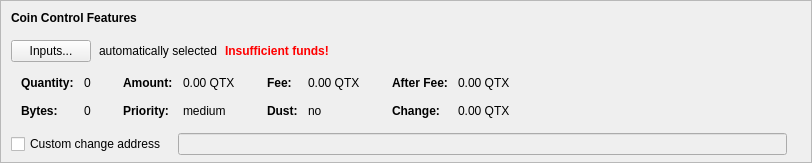
    <widget class="QFrame" name="frameCoinControl">
     <property name="sizePolicy">
      <sizepolicy hsizetype="Expanding" vsizetype="Expanding">
       <horstretch>0</horstretch>
       <verstretch>0</verstretch>
      </sizepolicy>
     </property>
     <property name="maximumSize">
      <size>
       <width>16777215</width>
       <height>16777215</height>
      </size>
     </property>
     <property name="frameShape">
      <enum>QFrame::StyledPanel</enum>
     </property>
     <property name="frameShadow">
      <enum>QFrame::Sunken</enum>
     </property>
     <layout class="QVBoxLayout" name="verticalLayoutCoinControl2">
      <property name="spacing">
       <number>0</number>
      </property>
      <property name="leftMargin">
       <number>0</number>
      </property>
      <property name="topMargin">
       <number>0</number>
      </property>
      <property name="rightMargin">
       <number>0</number>
      </property>
      <property name="bottomMargin">
       <number>6</number>
      </property>
      <item>
       <layout class="QVBoxLayout" name="verticalLayoutCoinControl" stretch="0,0,0,0,1">
        <property name="spacing">
         <number>0</number>
        </property>
        <property name="leftMargin">
         <number>10</number>
        </property>
        <property name="topMargin">
         <number>10</number>
        </property>
        <item>
         <layout class="QHBoxLayout" name="horizontalLayoutCoinControl1">
          <property name="bottomMargin">
           <number>15</number>
          </property>
          <item>
           <widget class="QLabel" name="labelCoinControlFeatures">
            <property name="sizePolicy">
             <sizepolicy hsizetype="Preferred" vsizetype="Maximum">
              <horstretch>0</horstretch>
              <verstretch>0</verstretch>
             </sizepolicy>
            </property>
            <property name="font">
             <font>
              <weight>75</weight>
              <bold>true</bold>
             </font>
            </property>
            <property name="styleSheet">
             <string notr="true">font-weight:bold;</string>
            </property>
            <property name="text">
             <string>Coin Control Features</string>
            </property>
           </widget>
          </item>
         </layout>
        </item>
        <item>
         <layout class="QHBoxLayout" name="horizontalLayoutCoinControl2" stretch="0,0,0,0">
          <property name="spacing">
           <number>8</number>
          </property>
          <property name="bottomMargin">
           <number>10</number>
          </property>
          <item>
           <widget class="QPushButton" name="pushButtonCoinControl">
            <property name="styleSheet">
             <string notr="true"/>
            </property>
            <property name="text">
             <string>Inputs...</string>
            </property>
            <property name="autoDefault">
             <bool>false</bool>
            </property>
           </widget>
          </item>
          <item>
           <widget class="QLabel" name="labelCoinControlAutomaticallySelected">
            <property name="text">
             <string>automatically selected</string>
            </property>
            <property name="margin">
             <number>5</number>
            </property>
           </widget>
          </item>
          <item>
           <widget class="QLabel" name="labelCoinControlInsuffFunds">
            <property name="font">
             <font>
              <weight>75</weight>
              <bold>true</bold>
             </font>
            </property>
            <property name="styleSheet">
             <string notr="true">color:red;font-weight:bold;</string>
            </property>
            <property name="text">
             <string>Insufficient funds!</string>
            </property>
            <property name="margin">
             <number>5</number>
            </property>
           </widget>
          </item>
          <item>
           <spacer name="horizontalSpacerCoinControl">
            <property name="orientation">
             <enum>Qt::Horizontal</enum>
            </property>
            <property name="sizeHint" stdset="0">
             <size>
              <width>40</width>
              <height>1</height>
             </size>
            </property>
           </spacer>
          </item>
         </layout>
        </item>
        <item>
         <widget class="QWidget" name="widgetCoinControl" native="true">
          <property name="sizePolicy">
           <sizepolicy hsizetype="Preferred" vsizetype="Preferred">
            <horstretch>0</horstretch>
            <verstretch>0</verstretch>
           </sizepolicy>
          </property>
          <property name="minimumSize">
           <size>
            <width>0</width>
            <height>0</height>
           </size>
          </property>
          <property name="styleSheet">
           <string notr="true"/>
          </property>
          <layout class="QHBoxLayout" name="horizontalLayoutCoinControl5">
           <property name="leftMargin">
            <number>0</number>
           </property>
           <property name="topMargin">
            <number>0</number>
           </property>
           <property name="rightMargin">
            <number>0</number>
           </property>
           <property name="bottomMargin">
            <number>0</number>
           </property>
           <item>
            <layout class="QHBoxLayout" name="horizontalLayoutCoinControl3" stretch="0,0,0,1">
             <property name="spacing">
              <number>20</number>
             </property>
             <property name="topMargin">
              <number>0</number>
             </property>
             <property name="bottomMargin">
              <number>10</number>
             </property>
             <item>
              <layout class="QFormLayout" name="formLayoutCoinControl1">
               <property name="horizontalSpacing">
                <number>10</number>
               </property>
               <property name="verticalSpacing">
                <number>14</number>
               </property>
               <property name="leftMargin">
                <number>10</number>
               </property>
               <property name="topMargin">
                <number>4</number>
               </property>
               <property name="rightMargin">
                <number>6</number>
               </property>
               <item row="0" column="0">
                <widget class="QLabel" name="labelCoinControlQuantityText">
                 <property name="font">
                  <font>
                   <weight>75</weight>
                   <bold>true</bold>
                  </font>
                 </property>
                 <property name="text">
                  <string>Quantity:</string>
                 </property>
                 <property name="margin">
                  <number>0</number>
                 </property>
                </widget>
               </item>
               <item row="0" column="1">
                <widget class="QLabel" name="labelCoinControlQuantity">
                 <property name="cursor">
                  <cursorShape>IBeamCursor</cursorShape>
                 </property>
                 <property name="contextMenuPolicy">
                  <enum>Qt::ActionsContextMenu</enum>
                 </property>
                 <property name="text">
                  <string notr="true">0</string>
                 </property>
                 <property name="margin">
                  <number>0</number>
                 </property>
                 <property name="textInteractionFlags">
                  <set>Qt::LinksAccessibleByMouse|Qt::TextSelectableByKeyboard|Qt::TextSelectableByMouse</set>
                 </property>
                </widget>
               </item>
               <item row="1" column="0">
                <widget class="QLabel" name="labelCoinControlBytesText">
                 <property name="font">
                  <font>
                   <weight>75</weight>
                   <bold>true</bold>
                  </font>
                 </property>
                 <property name="text">
                  <string>Bytes:</string>
                 </property>
                </widget>
               </item>
               <item row="1" column="1">
                <widget class="QLabel" name="labelCoinControlBytes">
                 <property name="cursor">
                  <cursorShape>IBeamCursor</cursorShape>
                 </property>
                 <property name="contextMenuPolicy">
                  <enum>Qt::ActionsContextMenu</enum>
                 </property>
                 <property name="text">
                  <string notr="true">0</string>
                 </property>
                 <property name="textInteractionFlags">
                  <set>Qt::LinksAccessibleByMouse|Qt::TextSelectableByKeyboard|Qt::TextSelectableByMouse</set>
                 </property>
                </widget>
               </item>
              </layout>
             </item>
             <item>
              <layout class="QFormLayout" name="formLayoutCoinControl2">
               <property name="horizontalSpacing">
                <number>10</number>
               </property>
               <property name="verticalSpacing">
                <number>14</number>
               </property>
               <property name="leftMargin">
                <number>6</number>
               </property>
               <property name="topMargin">
                <number>4</number>
               </property>
               <property name="rightMargin">
                <number>6</number>
               </property>
               <item row="0" column="0">
                <widget class="QLabel" name="labelCoinControlAmountText">
                 <property name="font">
                  <font>
                   <weight>75</weight>
                   <bold>true</bold>
                  </font>
                 </property>
                 <property name="text">
                  <string>Amount:</string>
                 </property>
                 <property name="margin">
                  <number>0</number>
                 </property>
                </widget>
               </item>
               <item row="0" column="1">
                <widget class="QLabel" name="labelCoinControlAmount">
                 <property name="cursor">
                  <cursorShape>IBeamCursor</cursorShape>
                 </property>
                 <property name="contextMenuPolicy">
                  <enum>Qt::ActionsContextMenu</enum>
                 </property>
                 <property name="text">
                  <string notr="true">0.00 QTX</string>
                 </property>
                 <property name="textInteractionFlags">
                  <set>Qt::LinksAccessibleByMouse|Qt::TextSelectableByKeyboard|Qt::TextSelectableByMouse</set>
                 </property>
                </widget>
               </item>
               <item row="1" column="0">
                <widget class="QLabel" name="labelCoinControlPriorityText">
                 <property name="font">
                  <font>
                   <weight>75</weight>
                   <bold>true</bold>
                  </font>
                 </property>
                 <property name="text">
                  <string>Priority:</string>
                 </property>
                </widget>
               </item>
               <item row="1" column="1">
                <widget class="QLabel" name="labelCoinControlPriority">
                 <property name="cursor">
                  <cursorShape>IBeamCursor</cursorShape>
                 </property>
                 <property name="contextMenuPolicy">
                  <enum>Qt::ActionsContextMenu</enum>
                 </property>
                 <property name="text">
                  <string>medium</string>
                 </property>
                 <property name="textInteractionFlags">
                  <set>Qt::LinksAccessibleByMouse|Qt::TextSelectableByKeyboard|Qt::TextSelectableByMouse</set>
                 </property>
                </widget>
               </item>
              </layout>
             </item>
             <item>
              <layout class="QFormLayout" name="formLayoutCoinControl3">
               <property name="horizontalSpacing">
                <number>10</number>
               </property>
               <property name="verticalSpacing">
                <number>14</number>
               </property>
               <property name="leftMargin">
                <number>6</number>
               </property>
               <property name="topMargin">
                <number>4</number>
               </property>
               <property name="rightMargin">
                <number>6</number>
               </property>
               <item row="0" column="0">
                <widget class="QLabel" name="labelCoinControlFeeText">
                 <property name="font">
                  <font>
                   <weight>75</weight>
                   <bold>true</bold>
                  </font>
                 </property>
                 <property name="text">
                  <string>Fee:</string>
                 </property>
                 <property name="margin">
                  <number>0</number>
                 </property>
                </widget>
               </item>
               <item row="0" column="1">
                <widget class="QLabel" name="labelCoinControlFee">
                 <property name="cursor">
                  <cursorShape>IBeamCursor</cursorShape>
                 </property>
                 <property name="contextMenuPolicy">
                  <enum>Qt::ActionsContextMenu</enum>
                 </property>
                 <property name="text">
                  <string notr="true">0.00 QTX</string>
                 </property>
                 <property name="textInteractionFlags">
                  <set>Qt::LinksAccessibleByMouse|Qt::TextSelectableByKeyboard|Qt::TextSelectableByMouse</set>
                 </property>
                </widget>
               </item>
               <item row="1" column="0">
                <widget class="QLabel" name="labelCoinControlLowOutputText">
                 <property name="font">
                  <font>
                   <weight>75</weight>
                   <bold>true</bold>
                  </font>
                 </property>
                 <property name="text">
                  <string>Dust:</string>
                 </property>
                </widget>
               </item>
               <item row="1" column="1">
                <widget class="QLabel" name="labelCoinControlLowOutput">
                 <property name="cursor">
                  <cursorShape>IBeamCursor</cursorShape>
                 </property>
                 <property name="contextMenuPolicy">
                  <enum>Qt::ActionsContextMenu</enum>
                 </property>
                 <property name="text">
                  <string>no</string>
                 </property>
                 <property name="textInteractionFlags">
                  <set>Qt::LinksAccessibleByMouse|Qt::TextSelectableByKeyboard|Qt::TextSelectableByMouse</set>
                 </property>
                </widget>
               </item>
              </layout>
             </item>
             <item>
              <layout class="QFormLayout" name="formLayoutCoinControl4">
               <property name="horizontalSpacing">
                <number>10</number>
               </property>
               <property name="verticalSpacing">
                <number>14</number>
               </property>
               <property name="leftMargin">
                <number>6</number>
               </property>
               <property name="topMargin">
                <number>4</number>
               </property>
               <property name="rightMargin">
                <number>6</number>
               </property>
               <item row="0" column="0">
                <widget class="QLabel" name="labelCoinControlAfterFeeText">
                 <property name="font">
                  <font>
                   <weight>75</weight>
                   <bold>true</bold>
                  </font>
                 </property>
                 <property name="text">
                  <string>After Fee:</string>
                 </property>
                 <property name="margin">
                  <number>0</number>
                 </property>
                </widget>
               </item>
               <item row="0" column="1">
                <widget class="QLabel" name="labelCoinControlAfterFee">
                 <property name="cursor">
                  <cursorShape>IBeamCursor</cursorShape>
                 </property>
                 <property name="contextMenuPolicy">
                  <enum>Qt::ActionsContextMenu</enum>
                 </property>
                 <property name="text">
                  <string notr="true">0.00 QTX</string>
                 </property>
                 <property name="textInteractionFlags">
                  <set>Qt::LinksAccessibleByMouse|Qt::TextSelectableByKeyboard|Qt::TextSelectableByMouse</set>
                 </property>
                </widget>
               </item>
               <item row="1" column="0">
                <widget class="QLabel" name="labelCoinControlChangeText">
                 <property name="font">
                  <font>
                   <weight>75</weight>
                   <bold>true</bold>
                  </font>
                 </property>
                 <property name="text">
                  <string>Change:</string>
                 </property>
                </widget>
               </item>
               <item row="1" column="1">
                <widget class="QLabel" name="labelCoinControlChange">
                 <property name="cursor">
                  <cursorShape>IBeamCursor</cursorShape>
                 </property>
                 <property name="contextMenuPolicy">
                  <enum>Qt::ActionsContextMenu</enum>
                 </property>
                 <property name="text">
                  <string notr="true">0.00 QTX</string>
                 </property>
                 <property name="textInteractionFlags">
                  <set>Qt::LinksAccessibleByMouse|Qt::TextSelectableByKeyboard|Qt::TextSelectableByMouse</set>
                 </property>
                </widget>
               </item>
              </layout>
             </item>
            </layout>
           </item>
          </layout>
         </widget>
        </item>
        <item>
         <layout class="QHBoxLayout" name="horizontalLayoutCoinControl4" stretch="0,0,0">
          <property name="spacing">
           <number>12</number>
          </property>
          <property name="sizeConstraint">
           <enum>QLayout::SetDefaultConstraint</enum>
          </property>
          <property name="topMargin">
           <number>5</number>
          </property>
          <property name="rightMargin">
           <number>5</number>
          </property>
          <item>
           <widget class="QCheckBox" name="checkBoxCoinControlChange">
            <property name="toolTip">
             <string>If this is activated, but the change address is empty or invalid, change will be sent to a newly generated address.</string>
            </property>
            <property name="text">
             <string>Custom change address</string>
            </property>
           </widget>
          </item>
          <item>
           <widget class="QValidatedLineEdit" name="lineEditCoinControlChange">
            <property name="enabled">
             <bool>false</bool>
            </property>
            <property name="sizePolicy">
             <sizepolicy hsizetype="Expanding" vsizetype="Fixed">
              <horstretch>0</horstretch>
              <verstretch>0</verstretch>
             </sizepolicy>
            </property>
           </widget>
          </item>
          <item>
           <widget class="QLabel" name="labelCoinControlChangeLabel">
            <property name="sizePolicy">
             <sizepolicy hsizetype="Preferred" vsizetype="Expanding">
              <horstretch>0</horstretch>
              <verstretch>0</verstretch>
             </sizepolicy>
            </property>
            <property name="minimumSize">
             <size>
              <width>0</width>
              <height>0</height>
             </size>
            </property>
            <property name="text">
             <string/>
            </property>
            <property name="margin">
             <number>3</number>
            </property>
           </widget>
          </item>
         </layout>
        </item>
        <item>
         <spacer name="verticalSpacerCoinControl">
          <property name="orientation">
           <enum>Qt::Vertical</enum>
          </property>
          <property name="sizeHint" stdset="0">
           <size>
            <width>800</width>
            <height>1</height>
           </size>
          </property>
         </spacer>
        </item>
       </layout>
      </item>
     </layout>
    </widget>
